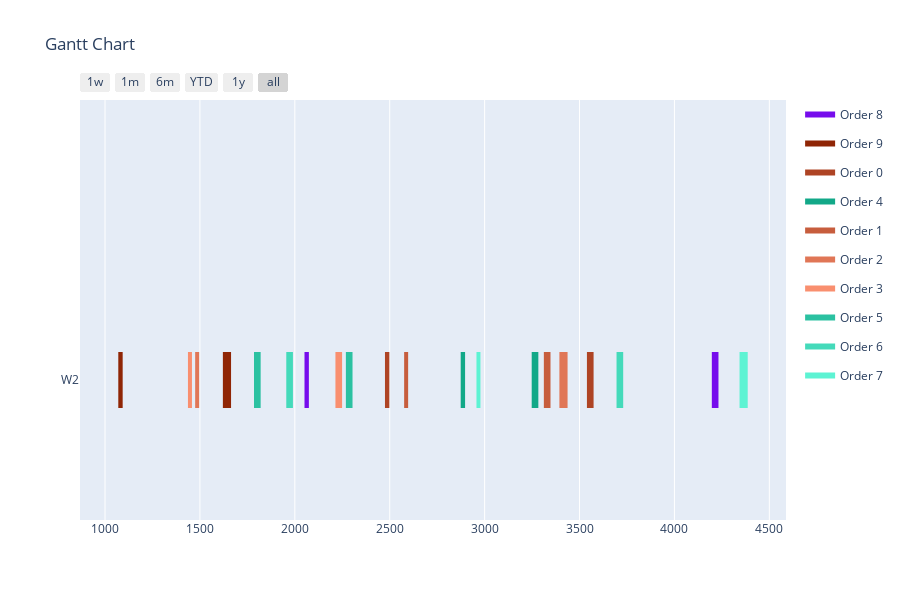

Here is the notebook cell this chart was saved with:
### Code cell
data = []
for i in range(len(solution)):
    data.append([assignments[i], operations[i], solution[i], duration_lookup_table[operations[i]][assignments[i]]])

visualize(data)

### Figure 1 — Plotly figure (JSON) as saved in the notebook; plotly's stock layout.template omitted (floating-point values rounded to 4 significant figures)
{"data": [{"fill": "toself", "fillcolor": "rgb(118, 12, 236)", "hoverinfo": "name", "legendgroup": "rgb(118, 12, 236)", "mode": "none", "name": "Order 8", "type": "scatter", "x": [2051, 2074, 2074, 2051, 2051, 4197, 4232, 4232, 4197], "y": [-0.2, -0.2, 0.2, 0.2, null, -0.2, -0.2, 0.2, 0.2]}, {"fill": "toself", "fillcolor": "rgb(143, 37, 5)", "hoverinfo": "name", "legendgroup": "rgb(143, 37, 5)", "mode": "none", "name": "Order 9", "type": "scatter", "x": [1070, 1093, 1093, 1070, 1070, 1621, 1664, 1664, 1621], "y": [-0.2, -0.2, 0.2, 0.2, null, -0.2, -0.2, 0.2, 0.2]}, {"fill": "toself", "fillcolor": "rgb(174, 68, 36)", "hoverinfo": "name", "legendgroup": "rgb(174, 68, 36)", "mode": "none", "name": "Order 0", "type": "scatter", "x": [2475, 2498, 2498, 2475, 2475, 3539, 3574, 3574, 3539], "y": [-0.2, -0.2, 0.2, 0.2, null, -0.2, -0.2, 0.2, 0.2]}, {"fill": "toself", "fillcolor": "rgb(18, 168, 136)", "hoverinfo": "name", "legendgroup": "rgb(18, 168, 136)", "mode": "none", "name": "Order 4", "type": "scatter", "x": [2874, 2897, 2897, 2874, 2874, 3248, 3283, 3283, 3248], "y": [-0.2, -0.2, 0.2, 0.2, null, -0.2, -0.2, 0.2, 0.2]}, {"fill": "toself", "fillcolor": "rgb(199, 93, 61)", "hoverinfo": "name", "legendgroup": "rgb(199, 93, 61)", "mode": "none", "name": "Order 1", "type": "scatter", "x": [2576, 2597, 2597, 2576, 2576, 3312, 3347, 3347, 3312], "y": [-0.2, -0.2, 0.2, 0.2, null, -0.2, -0.2, 0.2, 0.2]}, {"fill": "toself", "fillcolor": "rgb(224, 118, 86)", "hoverinfo": "name", "legendgroup": "rgb(224, 118, 86)", "mode": "none", "name": "Order 2", "type": "scatter", "x": [1475, 1496, 1496, 1475, 1475, 3394, 3437, 3437, 3394], "y": [-0.2, -0.2, 0.2, 0.2, null, -0.2, -0.2, 0.2, 0.2]}, {"fill": "toself", "fillcolor": "rgb(249, 143, 111)", "hoverinfo": "name", "legendgroup": "rgb(249, 143, 111)", "mode": "none", "name": "Order 3", "type": "scatter", "x": [1437, 1458, 1458, 1437, 1437, 2214, 2249, 2249, 2214], "y": [-0.2, -0.2, 0.2, 0.2, null, -0.2, -0.2, 0.2, 0.2]}, {"fill": "toself", "fillcolor": "rgb(43, 193, 161)", "hoverinfo": "name", "legendgroup": "rgb(43, 193, 161)", "mode": "none", "name": "Order 5", "type": "scatter", "x": [1785, 1820, 1820, 1785, 1785, 2269, 2304, 2304, 2269], "y": [-0.2, -0.2, 0.2, 0.2, null, -0.2, -0.2, 0.2, 0.2]}, {"fill": "toself", "fillcolor": "rgb(68, 218, 186)", "hoverinfo": "name", "legendgroup": "rgb(68, 218, 186)", "mode": "none", "name": "Order 6", "type": "scatter", "x": [1955, 1990, 1990, 1955, 1955, 3695, 3730, 3730, 3695], "y": [-0.2, -0.2, 0.2, 0.2, null, -0.2, -0.2, 0.2, 0.2]}, {"fill": "toself", "fillcolor": "rgb(93, 243, 211)", "hoverinfo": "name", "legendgroup": "rgb(93, 243, 211)", "mode": "none", "name": "Order 7", "type": "scatter", "x": [2957, 2978, 2978, 2957, 2957, 4343, 4386, 4386, 4343], "y": [-0.2, -0.2, 0.2, 0.2, null, -0.2, -0.2, 0.2, 0.2]}, {"legendgroup": "rgb(118, 12, 236)", "marker": {"color": "rgb(118, 12, 236)", "opacity": 0, "size": 1}, "mode": "markers", "name": "", "showlegend": false, "text": [null, null, null, null], "type": "scatter", "x": [2051, 2074, 4197, 4232], "y": [0, 0, 0, 0]}, {"legendgroup": "rgb(143, 37, 5)", "marker": {"color": "rgb(143, 37, 5)", "opacity": 0, "size": 1}, "mode": "markers", "name": "", "showlegend": false, "text": [null, null, null, null], "type": "scatter", "x": [1070, 1093, 1621, 1664], "y": [0, 0, 0, 0]}, {"legendgroup": "rgb(174, 68, 36)", "marker": {"color": "rgb(174, 68, 36)", "opacity": 0, "size": 1}, "mode": "markers", "name": "", "showlegend": false, "text": [null, null, null, null], "type": "scatter", "x": [2475, 2498, 3539, 3574], "y": [0, 0, 0, 0]}, {"legendgroup": "rgb(18, 168, 136)", "marker": {"color": "rgb(18, 168, 136)", "opacity": 0, "size": 1}, "mode": "markers", "name": "", "showlegend": false, "text": [null, null, null, null], "type": "scatter", "x": [2874, 2897, 3248, 3283], "y": [0, 0, 0, 0]}, {"legendgroup": "rgb(199, 93, 61)", "marker": {"color": "rgb(199, 93, 61)", "opacity": 0, "size": 1}, "mode": "markers", "name": "", "showlegend": false, "text": [null, null, null, null], "type": "scatter", "x": [2576, 2597, 3312, 3347], "y": [0, 0, 0, 0]}, {"legendgroup": "rgb(224, 118, 86)", "marker": {"color": "rgb(224, 118, 86)", "opacity": 0, "size": 1}, "mode": "markers", "name": "", "showlegend": false, "text": [null, null, null, null], "type": "scatter", "x": [1475, 1496, 3394, 3437], "y": [0, 0, 0, 0]}, {"legendgroup": "rgb(249, 143, 111)", "marker": {"color": "rgb(249, 143, 111)", "opacity": 0, "size": 1}, "mode": "markers", "name": "", "showlegend": false, "text": [null, null, null, null], "type": "scatter", "x": [1437, 1458, 2214, 2249], "y": [0, 0, 0, 0]}, {"legendgroup": "rgb(43, 193, 161)", "marker": {"color": "rgb(43, 193, 161)", "opacity": 0, "size": 1}, "mode": "markers", "name": "", "showlegend": false, "text": [null, null, null, null], "type": "scatter", "x": [1785, 1820, 2269, 2304], "y": [0, 0, 0, 0]}, {"legendgroup": "rgb(68, 218, 186)", "marker": {"color": "rgb(68, 218, 186)", "opacity": 0, "size": 1}, "mode": "markers", "name": "", "showlegend": false, "text": [null, null, null, null], "type": "scatter", "x": [1955, 1990, 3695, 3730], "y": [0, 0, 0, 0]}, {"legendgroup": "rgb(93, 243, 211)", "marker": {"color": "rgb(93, 243, 211)", "opacity": 0, "size": 1}, "mode": "markers", "name": "", "showlegend": false, "text": [null, null, null, null], "type": "scatter", "x": [2957, 2978, 4343, 4386], "y": [0, 0, 0, 0]}], "layout": {"height": 600, "hovermode": "closest", "showlegend": true, "title": {"text": "Gantt Chart"}, "xaxis": {"rangeselector": {"buttons": [{"count": 7, "label": "1w", "step": "day", "stepmode": "backward"}, {"count": 1, "label": "1m", "step": "month", "stepmode": "backward"}, {"count": 6, "label": "6m", "step": "month", "stepmode": "backward"}, {"count": 1, "label": "YTD", "step": "year", "stepmode": "todate"}, {"count": 1, "label": "1y", "step": "year", "stepmode": "backward"}, {"step": "all"}]}, "showgrid": true, "type": "date", "zeroline": false}, "yaxis": {"autorange": false, "range": [-1, 2], "showgrid": false, "ticktext": ["W2"], "tickvals": [0], "zeroline": false}}}
